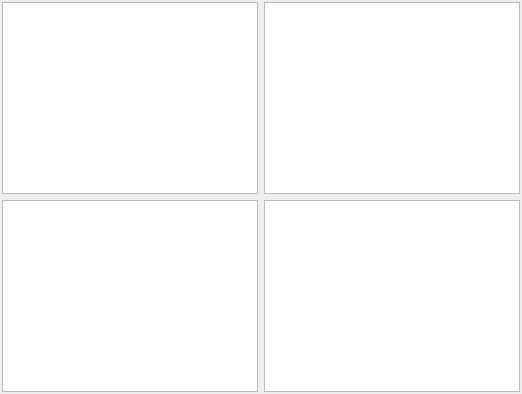
                  <widget class="QWidget" name="tab_4">
                   <attribute name="title">
                    <string>Multiple Windows</string>
                   </attribute>
                   <layout class="QGridLayout" name="gridLayout_5">
                    <property name="leftMargin">
                     <number>2</number>
                    </property>
                    <property name="topMargin">
                     <number>2</number>
                    </property>
                    <property name="rightMargin">
                     <number>2</number>
                    </property>
                    <property name="bottomMargin">
                     <number>2</number>
                    </property>
                    <item row="0" column="0">
                     <widget class="PyDMWaveformPlot" name="waveform1Ch0">
                      <property name="sizePolicy">
                       <sizepolicy hsizetype="Expanding" vsizetype="Expanding">
                        <horstretch>1</horstretch>
                        <verstretch>1</verstretch>
                       </sizepolicy>
                      </property>
                      <property name="toolTip">
                       <string/>
                      </property>
                      <property name="showXGrid">
                       <bool>true</bool>
                      </property>
                      <property name="showYGrid">
                       <bool>true</bool>
                      </property>
                      <property name="axisColor">
                       <color>
                        <red>224</red>
                        <green>224</green>
                        <blue>224</blue>
                       </color>
                      </property>
                      <property name="showRightAxis">
                       <bool>true</bool>
                      </property>
                      <property name="title" stdset="0">
                       <string>CH 0</string>
                      </property>
                      <property name="showLegend">
                       <bool>false</bool>
                      </property>
                      <property name="curves">
                       <stringlist>
                        <string>{&quot;y_channel&quot;: &quot;ca://${DEVICE}:STR1:STREAM_SLOWSHORT0&quot;, &quot;x_channel&quot;: null, &quot;name&quot;: &quot;&quot;, &quot;color&quot;: &quot;#55ffff&quot;, &quot;lineStyle&quot;: 1, &quot;lineWidth&quot;: 3, &quot;symbol&quot;: null, &quot;symbolSize&quot;: 10, &quot;redraw_mode&quot;: 2}</string>
                       </stringlist>
                      </property>
                      <property name="autoRangeY">
                       <bool>false</bool>
                      </property>
                      <property name="minYRange">
                       <double>-32768.000000000000000</double>
                      </property>
                      <property name="maxYRange">
                       <double>32767.000000000000000</double>
                      </property>
                     </widget>
                    </item>
                    <item row="0" column="1">
                     <widget class="PyDMWaveformPlot" name="waveform1Ch1">
                      <property name="sizePolicy">
                       <sizepolicy hsizetype="Expanding" vsizetype="Expanding">
                        <horstretch>1</horstretch>
                        <verstretch>1</verstretch>
                       </sizepolicy>
                      </property>
                      <property name="toolTip">
                       <string/>
                      </property>
                      <property name="showXGrid">
                       <bool>true</bool>
                      </property>
                      <property name="showYGrid">
                       <bool>true</bool>
                      </property>
                      <property name="axisColor">
                       <color>
                        <red>227</red>
                        <green>227</green>
                        <blue>227</blue>
                       </color>
                      </property>
                      <property name="showRightAxis">
                       <bool>true</bool>
                      </property>
                      <property name="title" stdset="0">
                       <string>CH 1</string>
                      </property>
                      <property name="curves">
                       <stringlist>
                        <string>{&quot;y_channel&quot;: &quot;ca://${DEVICE}:STR1:STREAM_SLOWSHORT1&quot;, &quot;x_channel&quot;: null, &quot;name&quot;: &quot;&quot;, &quot;color&quot;: &quot;#55ff7f&quot;, &quot;lineStyle&quot;: 1, &quot;lineWidth&quot;: 3, &quot;symbol&quot;: null, &quot;symbolSize&quot;: 10, &quot;redraw_mode&quot;: 2}</string>
                       </stringlist>
                      </property>
                      <property name="autoRangeY">
                       <bool>false</bool>
                      </property>
                      <property name="minYRange">
                       <double>-32768.000000000000000</double>
                      </property>
                      <property name="maxYRange">
                       <double>32767.000000000000000</double>
                      </property>
                     </widget>
                    </item>
                    <item row="1" column="0">
                     <widget class="PyDMWaveformPlot" name="waveform1Ch2">
                      <property name="sizePolicy">
                       <sizepolicy hsizetype="Expanding" vsizetype="Expanding">
                        <horstretch>1</horstretch>
                        <verstretch>1</verstretch>
                       </sizepolicy>
                      </property>
                      <property name="toolTip">
                       <string/>
                      </property>
                      <property name="showXGrid">
                       <bool>true</bool>
                      </property>
                      <property name="showYGrid">
                       <bool>true</bool>
                      </property>
                      <property name="axisColor">
                       <color>
                        <red>214</red>
                        <green>214</green>
                        <blue>214</blue>
                       </color>
                      </property>
                      <property name="showRightAxis">
                       <bool>true</bool>
                      </property>
                      <property name="title" stdset="0">
                       <string>CH 2</string>
                      </property>
                      <property name="curves">
                       <stringlist>
                        <string>{&quot;y_channel&quot;: &quot;ca://${DEVICE}:STR1:STREAM_SLOWSHORT3&quot;, &quot;x_channel&quot;: null, &quot;name&quot;: &quot;&quot;, &quot;color&quot;: &quot;#ffff7f&quot;, &quot;lineStyle&quot;: 1, &quot;lineWidth&quot;: 3, &quot;symbol&quot;: null, &quot;symbolSize&quot;: 10, &quot;redraw_mode&quot;: 2}</string>
                       </stringlist>
                      </property>
                      <property name="autoRangeY">
                       <bool>false</bool>
                      </property>
                      <property name="minYRange">
                       <double>-32768.000000000000000</double>
                      </property>
                      <property name="maxYRange">
                       <double>32767.000000000000000</double>
                      </property>
                     </widget>
                    </item>
                    <item row="1" column="1">
                     <widget class="PyDMWaveformPlot" name="waveform1Ch3">
                      <property name="sizePolicy">
                       <sizepolicy hsizetype="Expanding" vsizetype="Expanding">
                        <horstretch>1</horstretch>
                        <verstretch>1</verstretch>
                       </sizepolicy>
                      </property>
                      <property name="toolTip">
                       <string/>
                      </property>
                      <property name="showXGrid">
                       <bool>true</bool>
                      </property>
                      <property name="showYGrid">
                       <bool>true</bool>
                      </property>
                      <property name="axisColor">
                       <color>
                        <red>215</red>
                        <green>215</green>
                        <blue>215</blue>
                       </color>
                      </property>
                      <property name="showRightAxis">
                       <bool>true</bool>
                      </property>
                      <property name="title" stdset="0">
                       <string>CH 3</string>
                      </property>
                      <property name="curves">
                       <stringlist>
                        <string>{&quot;y_channel&quot;: &quot;ca://${DEVICE}:STR1:STREAM_SLOWSHORT3&quot;, &quot;x_channel&quot;: null, &quot;name&quot;: &quot;&quot;, &quot;color&quot;: &quot;#ffaa7f&quot;, &quot;lineStyle&quot;: 1, &quot;lineWidth&quot;: 3, &quot;symbol&quot;: null, &quot;symbolSize&quot;: 10, &quot;redraw_mode&quot;: 2}</string>
                       </stringlist>
                      </property>
                      <property name="autoRangeY">
                       <bool>false</bool>
                      </property>
                      <property name="minYRange">
                       <double>-32768.000000000000000</double>
                      </property>
                      <property name="maxYRange">
                       <double>32767.000000000000000</double>
                      </property>
                     </widget>
                    </item>
                   </layout>
                  </widget>
